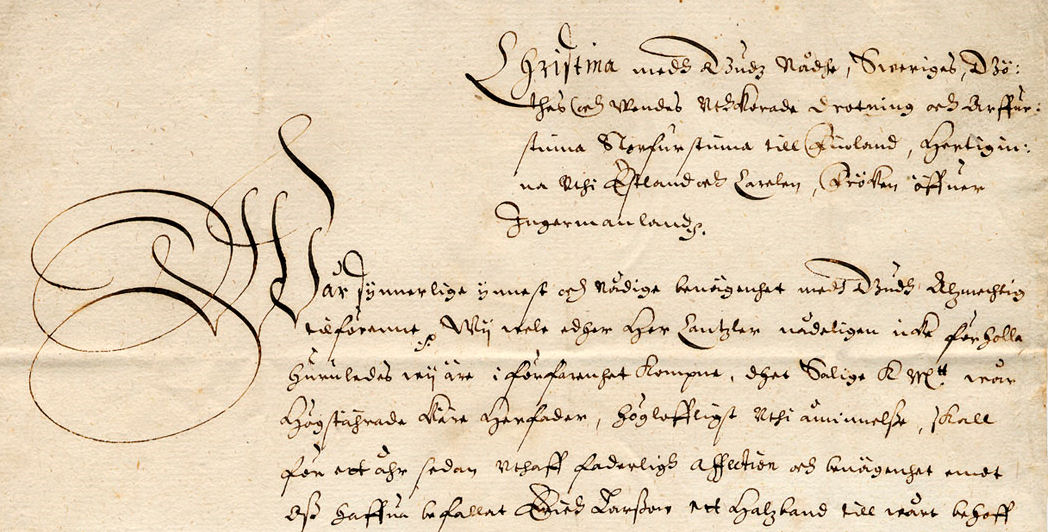
#> input picture data/raw/handwritten_letters/brev3.jpg, 1048 x 532 px
$ python segment_lines.py --img ../data/raw/handwritten_letters/brev3.jpg --out_dir out
#> lines starting #> are read from the running program, lines starting #| are printed output that depends on the picture; after the words box and inside, x2 and y2 are one past the last pixel; in counts of white or black regions, pixels touching at a corner belong together
# src/segment_lines.py
import cv2
import numpy as np
from pathlib import Path

def segment_lines(img_path: str, out_dir: str, crop_left_frac: float = 0.28):
#> called with out_dir = 'out', crop_left_frac = 0.28
    out_dir = Path(out_dir)
    out_dir.mkdir(parents=True, exist_ok=True)

    img = cv2.imread(img_path)
#> img is the input picture: shape (532, 1048, 3); mean B, G, R 183, 208.8, 226.5
    if img is None:
        raise FileNotFoundError(f"Could not read image: {img_path}")
    gray = cv2.cvtColor(img, cv2.COLOR_BGR2GRAY)
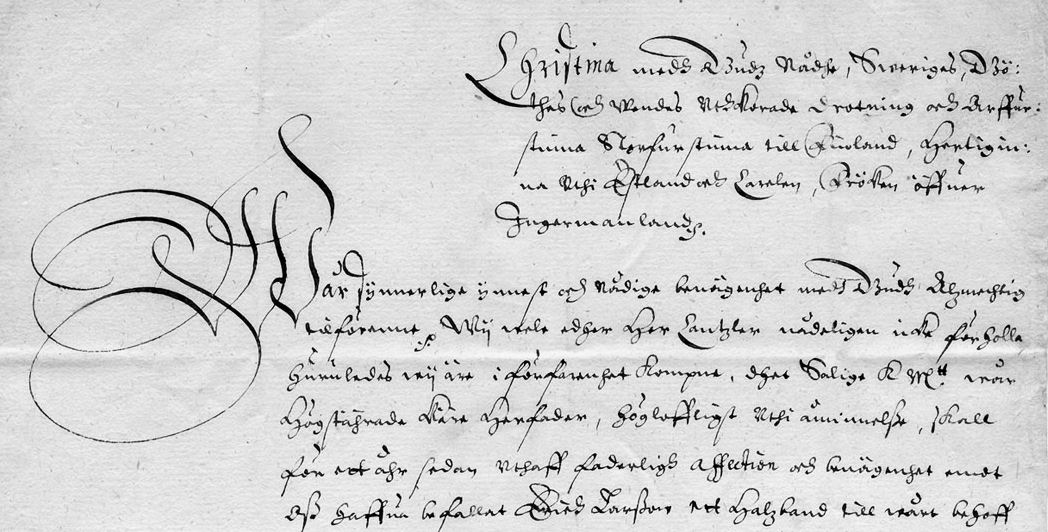
#> gray: shape (532, 1048); min 0, max 253, mean 211.2

    # Crop bort ornament till vänster
    h, w = gray.shape
#> h = 532; w = 1048
    x0 = int(w * crop_left_frac)
#> x0 = 293
    gray = gray[:, x0:]
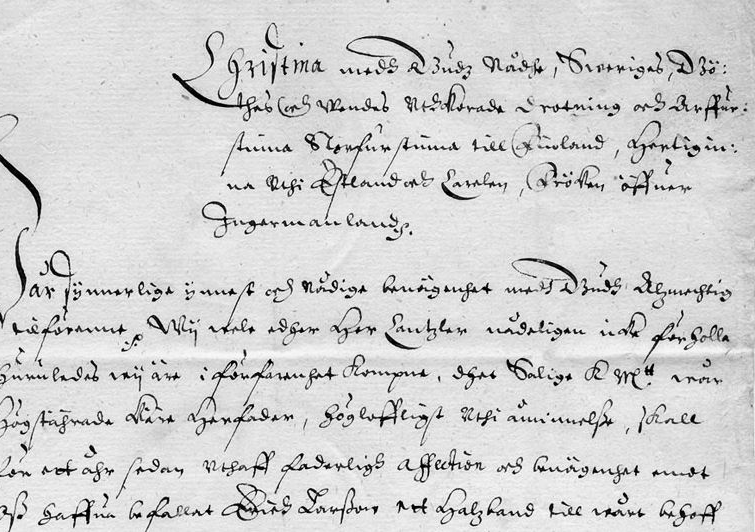
#> gray: shape (532, 755); min 0, max 253, mean 209.3

    # Mild binarization för line finding (inte för OCR)
    thr = cv2.adaptiveThreshold(gray, 255, cv2.ADAPTIVE_THRESH_GAUSSIAN_C,
                                cv2.THRESH_BINARY_INV, 35, 15)
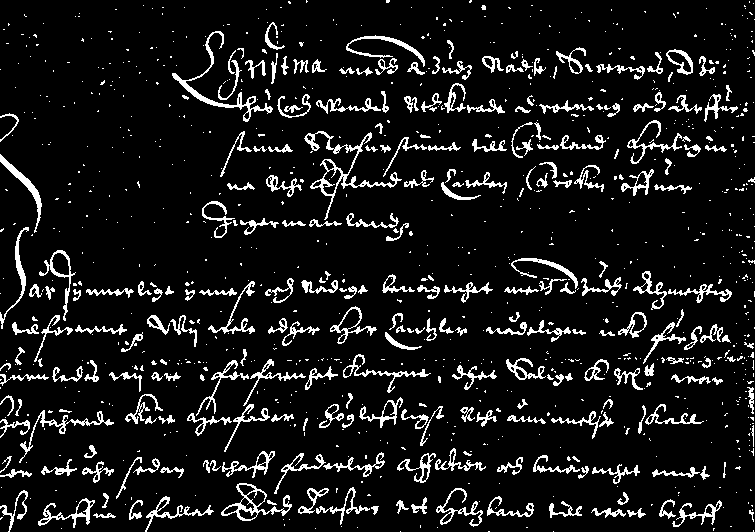
#> thr: shape (532, 755); 9.4% white in thin lines or dots

    # Koppla ihop bokstäver till "rader"
    kernel = cv2.getStructuringElement(cv2.MORPH_RECT, (60, 3))
    connected = cv2.morphologyEx(thr, cv2.MORPH_CLOSE, kernel, iterations=1)
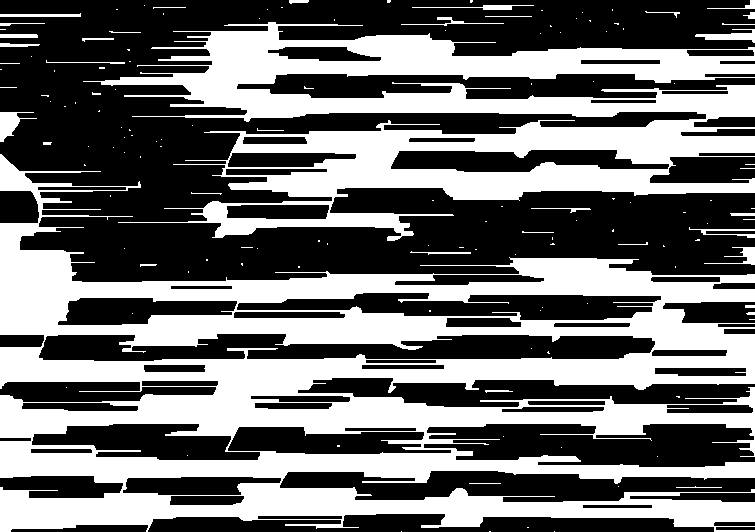
#> connected: shape (532, 755); 42.8% white; 143 white regions (106 under 20 px)

    contours, _ = cv2.findContours(connected, cv2.RETR_EXTERNAL, cv2.CHAIN_APPROX_SIMPLE)
#> contours = 134 contours, 114 with area under 20; largest, box (x1, y1, x2, y2) and area: (0, 154, 755, 532) 149953, (83, 22, 755, 241) 63938, (0, 112, 37, 142) 387, (695, 29, 755, 43) 304, (704, 247, 755, 265) 164

    # Sortera rader uppifrån och ned
    boxes = [cv2.boundingRect(c) for c in contours]
#> boxes = 134 items, first 6: (554, 531, 1, 1), (489, 531, 2, 1), (401, 531, 1, 1), (527, 527, 2, 1), (676, 486, 46, 2), (618, 486, 1, 1)
    boxes = sorted(boxes, key=lambda b: b[1])
#> boxes = 134 items, first 6: (707, 0, 48, 9), (470, 0, 3, 3), (387, 0, 4, 3), (289, 0, 20, 4), (412, 5, 122, 5), (144, 5, 1, 1)

    for i, (x, y, ww, hh) in enumerate(boxes):
        if hh < 12 or ww < 80:
            continue
        pad = 8
        y1 = max(0, y - pad)
        y2 = min(gray.shape[0], y + hh + pad)
        x1 = max(0, x - pad)
        x2 = min(gray.shape[1], x + ww + pad)
        line = gray[y1:y2, x1:x2]
        cv2.imwrite(str(out_dir / f"line_{i:03d}.png"), line)
#> this loop made 134 passes
#> (x, y, ww, hh) on passes 1 to 12: (707, 0, 48, 9), (470, 0, 3, 3), (387, 0, 4, 3), (289, 0, 20, 4), (412, 5, 122, 5), (144, 5, 1, 1), (281, 7, 2, 1), (153, 7, 33, 2), (612, 9, 1, 2), (267, 9, 1, 1), (116, 9, 2, 1), (541, 10, 2, 1)
#> (x, y, ww, hh, pad, y1, y2, x1) on pass 24: (83, 22, 672, 219, 8, 14, 249, 75)

if __name__ == "__main__":
    import argparse
    ap = argparse.ArgumentParser()
    ap.add_argument("--img", required=True)
    ap.add_argument("--out_dir", required=True)
    ap.add_argument("--crop_left_frac", type=float, default=0.28)
    args = ap.parse_args()
    segment_lines(args.img, args.out_dir, args.crop_left_frac)
